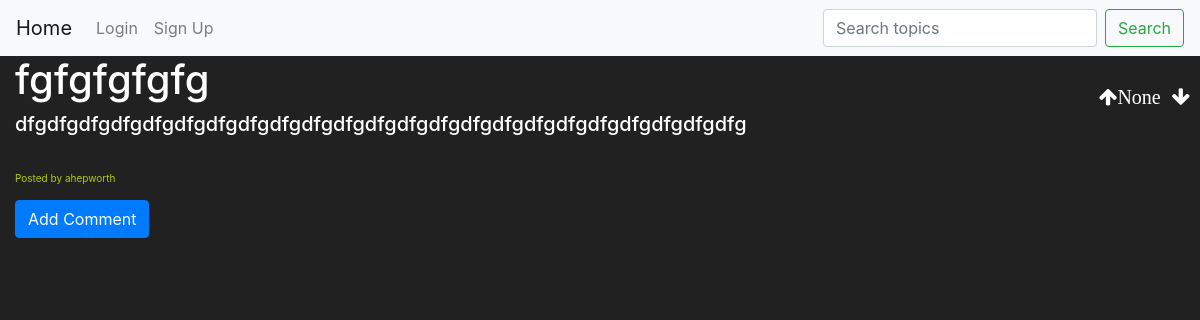
Before: /post/4 with the older database file.
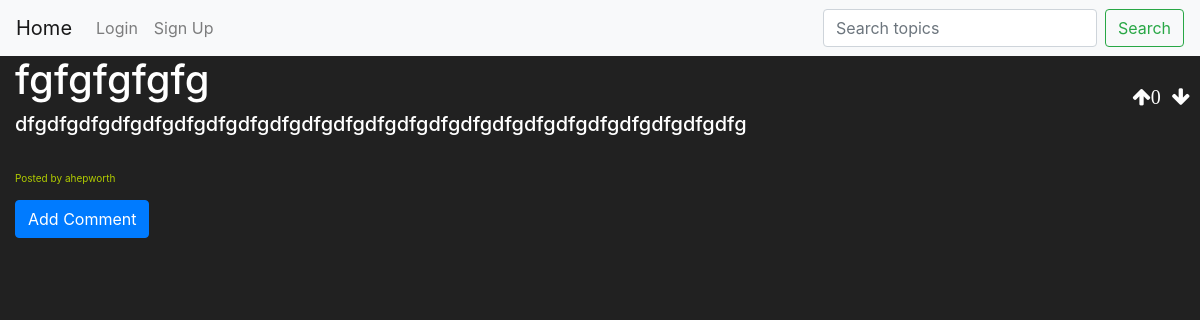
After: the same page with the newer database file.
### ForumApp/models.py (models this page shows, shortened)
class Post(db.Model):
    id = db.Column(db.Integer, primary_key=True)
    author_id = db.Column(db.Integer, db.ForeignKey('users.id'))
    author = db.relationship(Users, backref=backref("Post", cascade="all, delete"))
    category_id = db.Column(db.Integer, db.ForeignKey('category.id'), nullable=True)
    category = db.relationship(Category, backref=db.backref("post", lazy='dynamic'))
    number_of_votes = db.Column(db.Integer())
    title = db.Column(db.String(120))
    description = db.Column(db.String(10000))
    image_url = db.Column(db.String(200))
    created_at = db.Column(db.DateTime(timezone=True), default=func.now())
    updated_at = db.Column(db.DateTime(timezone=True), default=func.now())

class Users(db.Model, UserMixin):
    id = db.Column(db.Integer, primary_key=True)
    username = db.Column(db.String, unique=True, nullable=False)
    email = db.Column(db.String, unique=True, nullable=False)
    password = db.Column(db.String(150))
    active = db.Column(db.Boolean())
    roles = db.relationship('Role', secondary=roles_users, backref=db.backref('users', lazy='dynamic'))

### ForumApp/views.py (the view)
@views.route('/post/<int:post_id>', methods=['GET'])
def post(post_id):
    post = Post.query.get(post_id)
    if not post:
        abort(404)
    comments = Comment.query.filter_by(post_id=post_id).all()
    replies = Reply.query.all()
    return render_template('post.html', post=post, comments=comments, replies=replies)

### ForumApp/templates/post.html (shortened to what this page needs)
{% extends "base.html" %}
{% block body %}
<div class="col-md-auto col-lg-auto col-sm-auto w-100">
    <h1>{{ post.title }}</h1>
    <h5>{{ post.description }} </h5>
    <small class="card-foot"> Posted by {{ post.author.username }} </small>
<div class="arrow-button">
        <i class="fa fa-arrow-up">{{post.number_of_votes}}</i>
        <i class="fa fa-arrow-down"></i>
    </div>
<div class="card-columns" style="column-count: 1;">
                <button type="button" id="comment-button" class="btn btn-primary">Add Comment</button>
     </div>
</div>
{% endblock %}

### ForumApp/templates/base.html (shortened to what this page needs)
<!DOCTYPE html>
<html>
<link rel="stylesheet" href="{{ url_for('static', filename = '/css/base.css') }}">
<link rel="stylesheet" href="{{ url_for('static', filename = '/css/login.css') }}">
<link rel="stylesheet" href="https://stackpath.bootstrapcdn.com/font-awesome/4.7.0/css/font-awesome.min.css">
    <nav class="navbar navbar-expand-lg navbar-light bg-light">
        <a class="navbar-brand" href="/">Home</a>
        <div class="collapse navbar-collapse" id="navbarNav">
            <ul class="navbar-nav mr-auto">
                {% if current_user.is_authenticated %}
                <a class="nav-item nav-link" id="logout" href="/logout">Logout</a>
                <a class="nav-item nav-link" id="createpost" href="/post">Create Post</a>
                {% else %}
                <a class="nav-item nav-link" id="login" href="/login">Login</a>
                <a class="nav-item nav-link" id="signUp" href="/signup">Sign Up</a>
                {% endif %}
            </ul>
            <form class="form-inline" method="POST">
                <input class="form-control mr-sm-2" type="search" name="search" placeholder="Search topics" aria-label="Search">
                <button class="btn btn-outline-success my-2 my-sm-0" type="submit">Search</button>
            </form>
        </div>
    </nav>
    <h1>
<head>{% block header %}{% endblock %} </head>
<body>{% block body %}{% endblock %}</body>

### ForumApp/static/css/base.css (style rules this page uses)
body { background-color: #212121; color: white; }
.navbar { background-color: transparent; box-shadow: none; }
.card-foot { color: rgb(177, 204, 0); font-size: x-small; }
.card-columns { color: rgb(0, 0, 0); }
.arrow-button { position: absolute; top: 0; right: 0; padding: 10px; }
.arrow-button i { font-size: 20px; }

Changed rows visible on the page:
changed Post "fgfgfgfgfg": number_of_votes "None" → "0"
